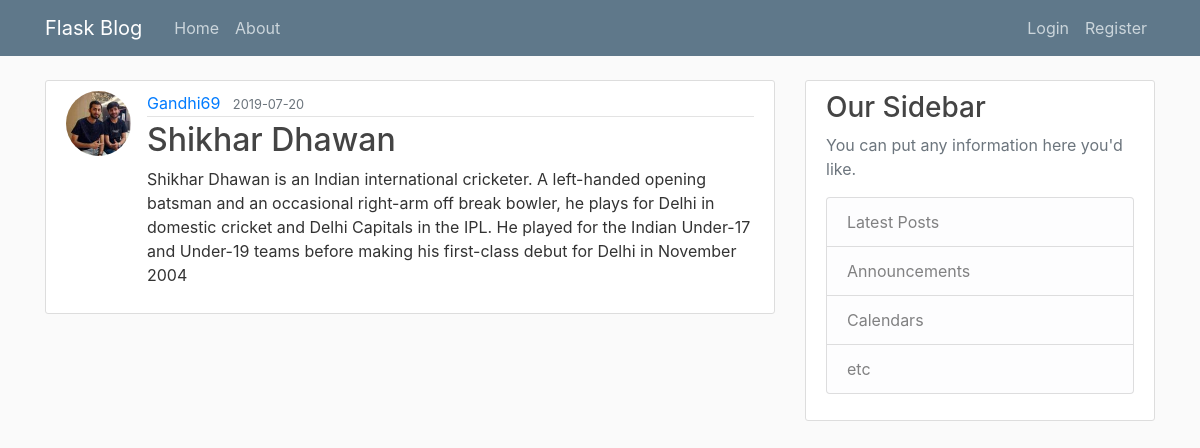
Page /post/9 on the committed database.
### app/models.py (models this page shows, shortened)
class User(db.Model, UserMixin):
	id = db.Column(db.Integer, primary_key = True)
	username = db.Column(db.String(20), unique=True, nullable=False)
	email = db.Column(db.String(120), unique=True, nullable=False)
	image_file = db.Column(db.String(20), nullable=False, default='default.jpg')
	password = db.Column(db.String(60), nullable=False)
	posts = db.relationship('Post', backref='author', lazy=True)

class Post(db.Model):
	id = db.Column(db.Integer, primary_key = True)
	title = db.Column(db.String(100), nullable=False)
	date_posted = db.Column(db.DateTime, nullable=False, default=datetime.utcnow)
	content = db.Column(db.Text, nullable=False)
	user_id = db.Column(db.Integer, db.ForeignKey('user.id'), nullable=False)

### app/routes.py (the view)
@app.route("/post/<int:post_id>")
def post(post_id):
	post = Post.query.get_or_404(post_id)
	return render_template('post.html', title=post.title, post=post)

### app/templates/post.html (shortened to what this page needs)
{% extends "layout.html" %}
{% block content %}
    <article class="media content-section">
      <img class="rounded-circle article-img" src="{{ url_for('static', filename='profile_pics/' +post.author.image_file) }}">
      <div class="media-body">
        <div class="article-metadata">
          <a class="mr-2" href="{{ url_for('user_post', username=post.author.username) }}">{{ post.author.username }}</a>
          <small class="text-muted">{{ post.date_posted.strftime('%Y-%m-%d') }}</small>
        </div>
        <h2 class="article-title">{{ post.title }}</h2>
        <p class="article-content">{{ post.content }}</p>
      </div>
    </article>
{% endblock content %}

### app/Static/main.css (style rules this page uses)
body { background: #fafafa; color: #333333; margin-top: 5rem; }
h1, h2, h3, h4, h5, h6 { color: #444444; }
.content-section { background: #ffffff; padding: 10px 20px; border: 1px solid #dddddd; border-radius: 3px; margin-bottom: 20px; }
.article-title { color: #444444; }
.article-content { white-space: pre-line; }
.article-img { height: 65px; width: 65px; margin-right: 16px; }
.article-metadata { padding-bottom: 1px; margin-bottom: 4px; border-bottom: 1px solid #e3e3e3 }

### rows in the picture
User: image_file (picture), author.username "Gandhi69"
Post: date_posted "2019-07-20", title "Shikhar Dhawan", content "Shikhar Dhawan is an Indian international cricketer. A left-handed opening batsman and an occasional right-arm off break bowler, he plays for Delhi in domestic cricket and Delhi Capitals in the IPL. He played for the Indian Under-17 and Under-19 teams before making his first-class debut for Delhi in November 2004"
